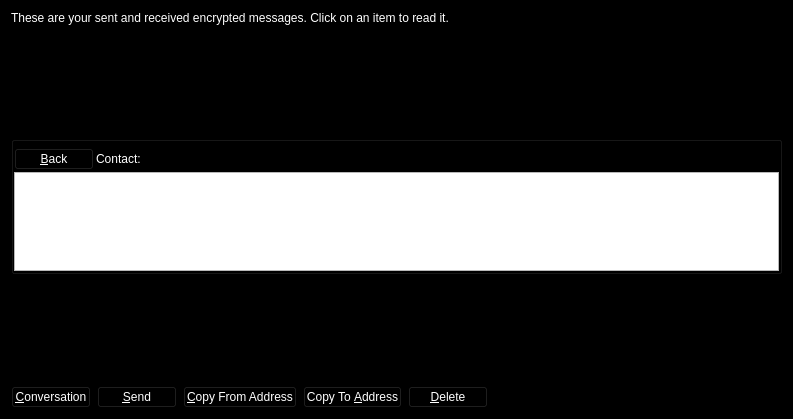
<?xml version="1.0" encoding="UTF-8"?>
<ui version="4.0">
 <class>MessagePage</class>
 <widget class="QWidget" name="MessagePage">
  <property name="geometry">
   <rect>
    <x>0</x>
    <y>0</y>
    <width>793</width>
    <height>419</height>
   </rect>
  </property>
  <property name="palette">
   <palette>
    <active>
     <colorrole role="WindowText">
      <brush brushstyle="SolidPattern">
       <color alpha="255">
        <red>255</red>
        <green>255</green>
        <blue>255</blue>
       </color>
      </brush>
     </colorrole>
     <colorrole role="Button">
      <brush brushstyle="SolidPattern">
       <color alpha="255">
        <red>0</red>
        <green>0</green>
        <blue>0</blue>
       </color>
      </brush>
     </colorrole>
     <colorrole role="Light">
      <brush brushstyle="SolidPattern">
       <color alpha="255">
        <red>0</red>
        <green>0</green>
        <blue>0</blue>
       </color>
      </brush>
     </colorrole>
     <colorrole role="Midlight">
      <brush brushstyle="SolidPattern">
       <color alpha="255">
        <red>0</red>
        <green>0</green>
        <blue>0</blue>
       </color>
      </brush>
     </colorrole>
     <colorrole role="Dark">
      <brush brushstyle="SolidPattern">
       <color alpha="255">
        <red>0</red>
        <green>0</green>
        <blue>0</blue>
       </color>
      </brush>
     </colorrole>
     <colorrole role="Mid">
      <brush brushstyle="SolidPattern">
       <color alpha="255">
        <red>0</red>
        <green>0</green>
        <blue>0</blue>
       </color>
      </brush>
     </colorrole>
     <colorrole role="Text">
      <brush brushstyle="SolidPattern">
       <color alpha="255">
        <red>255</red>
        <green>255</green>
        <blue>255</blue>
       </color>
      </brush>
     </colorrole>
     <colorrole role="BrightText">
      <brush brushstyle="SolidPattern">
       <color alpha="255">
        <red>255</red>
        <green>255</green>
        <blue>255</blue>
       </color>
      </brush>
     </colorrole>
     <colorrole role="ButtonText">
      <brush brushstyle="SolidPattern">
       <color alpha="255">
        <red>255</red>
        <green>255</green>
        <blue>255</blue>
       </color>
      </brush>
     </colorrole>
     <colorrole role="Base">
      <brush brushstyle="SolidPattern">
       <color alpha="255">
        <red>0</red>
        <green>0</green>
        <blue>0</blue>
       </color>
      </brush>
     </colorrole>
     <colorrole role="Window">
      <brush brushstyle="SolidPattern">
       <color alpha="255">
        <red>0</red>
        <green>0</green>
        <blue>0</blue>
       </color>
      </brush>
     </colorrole>
     <colorrole role="Shadow">
      <brush brushstyle="SolidPattern">
       <color alpha="255">
        <red>0</red>
        <green>0</green>
        <blue>0</blue>
       </color>
      </brush>
     </colorrole>
     <colorrole role="AlternateBase">
      <brush brushstyle="SolidPattern">
       <color alpha="255">
        <red>0</red>
        <green>0</green>
        <blue>0</blue>
       </color>
      </brush>
     </colorrole>
     <colorrole role="ToolTipBase">
      <brush brushstyle="SolidPattern">
       <color alpha="255">
        <red>255</red>
        <green>255</green>
        <blue>220</blue>
       </color>
      </brush>
     </colorrole>
     <colorrole role="ToolTipText">
      <brush brushstyle="SolidPattern">
       <color alpha="255">
        <red>0</red>
        <green>0</green>
        <blue>0</blue>
       </color>
      </brush>
     </colorrole>
    </active>
    <inactive>
     <colorrole role="WindowText">
      <brush brushstyle="SolidPattern">
       <color alpha="255">
        <red>255</red>
        <green>255</green>
        <blue>255</blue>
       </color>
      </brush>
     </colorrole>
     <colorrole role="Button">
      <brush brushstyle="SolidPattern">
       <color alpha="255">
        <red>0</red>
        <green>0</green>
        <blue>0</blue>
       </color>
      </brush>
     </colorrole>
     <colorrole role="Light">
      <brush brushstyle="SolidPattern">
       <color alpha="255">
        <red>0</red>
        <green>0</green>
        <blue>0</blue>
       </color>
      </brush>
     </colorrole>
     <colorrole role="Midlight">
      <brush brushstyle="SolidPattern">
       <color alpha="255">
        <red>0</red>
        <green>0</green>
        <blue>0</blue>
       </color>
      </brush>
     </colorrole>
     <colorrole role="Dark">
      <brush brushstyle="SolidPattern">
       <color alpha="255">
        <red>0</red>
        <green>0</green>
        <blue>0</blue>
       </color>
      </brush>
     </colorrole>
     <colorrole role="Mid">
      <brush brushstyle="SolidPattern">
       <color alpha="255">
        <red>0</red>
        <green>0</green>
        <blue>0</blue>
       </color>
      </brush>
     </colorrole>
     <colorrole role="Text">
      <brush brushstyle="SolidPattern">
       <color alpha="255">
        <red>255</red>
        <green>255</green>
        <blue>255</blue>
       </color>
      </brush>
     </colorrole>
     <colorrole role="BrightText">
      <brush brushstyle="SolidPattern">
       <color alpha="255">
        <red>255</red>
        <green>255</green>
        <blue>255</blue>
       </color>
      </brush>
     </colorrole>
     <colorrole role="ButtonText">
      <brush brushstyle="SolidPattern">
       <color alpha="255">
        <red>255</red>
        <green>255</green>
        <blue>255</blue>
       </color>
      </brush>
     </colorrole>
     <colorrole role="Base">
      <brush brushstyle="SolidPattern">
       <color alpha="255">
        <red>0</red>
        <green>0</green>
        <blue>0</blue>
       </color>
      </brush>
     </colorrole>
     <colorrole role="Window">
      <brush brushstyle="SolidPattern">
       <color alpha="255">
        <red>0</red>
        <green>0</green>
        <blue>0</blue>
       </color>
      </brush>
     </colorrole>
     <colorrole role="Shadow">
      <brush brushstyle="SolidPattern">
       <color alpha="255">
        <red>0</red>
        <green>0</green>
        <blue>0</blue>
       </color>
      </brush>
     </colorrole>
     <colorrole role="AlternateBase">
      <brush brushstyle="SolidPattern">
       <color alpha="255">
        <red>0</red>
        <green>0</green>
        <blue>0</blue>
       </color>
      </brush>
     </colorrole>
     <colorrole role="ToolTipBase">
      <brush brushstyle="SolidPattern">
       <color alpha="255">
        <red>255</red>
        <green>255</green>
        <blue>220</blue>
       </color>
      </brush>
     </colorrole>
     <colorrole role="ToolTipText">
      <brush brushstyle="SolidPattern">
       <color alpha="255">
        <red>0</red>
        <green>0</green>
        <blue>0</blue>
       </color>
      </brush>
     </colorrole>
    </inactive>
    <disabled>
     <colorrole role="WindowText">
      <brush brushstyle="SolidPattern">
       <color alpha="255">
        <red>0</red>
        <green>0</green>
        <blue>0</blue>
       </color>
      </brush>
     </colorrole>
     <colorrole role="Button">
      <brush brushstyle="SolidPattern">
       <color alpha="255">
        <red>0</red>
        <green>0</green>
        <blue>0</blue>
       </color>
      </brush>
     </colorrole>
     <colorrole role="Light">
      <brush brushstyle="SolidPattern">
       <color alpha="255">
        <red>0</red>
        <green>0</green>
        <blue>0</blue>
       </color>
      </brush>
     </colorrole>
     <colorrole role="Midlight">
      <brush brushstyle="SolidPattern">
       <color alpha="255">
        <red>0</red>
        <green>0</green>
        <blue>0</blue>
       </color>
      </brush>
     </colorrole>
     <colorrole role="Dark">
      <brush brushstyle="SolidPattern">
       <color alpha="255">
        <red>0</red>
        <green>0</green>
        <blue>0</blue>
       </color>
      </brush>
     </colorrole>
     <colorrole role="Mid">
      <brush brushstyle="SolidPattern">
       <color alpha="255">
        <red>0</red>
        <green>0</green>
        <blue>0</blue>
       </color>
      </brush>
     </colorrole>
     <colorrole role="Text">
      <brush brushstyle="SolidPattern">
       <color alpha="255">
        <red>0</red>
        <green>0</green>
        <blue>0</blue>
       </color>
      </brush>
     </colorrole>
     <colorrole role="BrightText">
      <brush brushstyle="SolidPattern">
       <color alpha="255">
        <red>255</red>
        <green>255</green>
        <blue>255</blue>
       </color>
      </brush>
     </colorrole>
     <colorrole role="ButtonText">
      <brush brushstyle="SolidPattern">
       <color alpha="255">
        <red>0</red>
        <green>0</green>
        <blue>0</blue>
       </color>
      </brush>
     </colorrole>
     <colorrole role="Base">
      <brush brushstyle="SolidPattern">
       <color alpha="255">
        <red>0</red>
        <green>0</green>
        <blue>0</blue>
       </color>
      </brush>
     </colorrole>
     <colorrole role="Window">
      <brush brushstyle="SolidPattern">
       <color alpha="255">
        <red>0</red>
        <green>0</green>
        <blue>0</blue>
       </color>
      </brush>
     </colorrole>
     <colorrole role="Shadow">
      <brush brushstyle="SolidPattern">
       <color alpha="255">
        <red>0</red>
        <green>0</green>
        <blue>0</blue>
       </color>
      </brush>
     </colorrole>
     <colorrole role="AlternateBase">
      <brush brushstyle="SolidPattern">
       <color alpha="255">
        <red>0</red>
        <green>0</green>
        <blue>0</blue>
       </color>
      </brush>
     </colorrole>
     <colorrole role="ToolTipBase">
      <brush brushstyle="SolidPattern">
       <color alpha="255">
        <red>255</red>
        <green>255</green>
        <blue>220</blue>
       </color>
      </brush>
     </colorrole>
     <colorrole role="ToolTipText">
      <brush brushstyle="SolidPattern">
       <color alpha="255">
        <red>0</red>
        <green>0</green>
        <blue>0</blue>
       </color>
      </brush>
     </colorrole>
    </disabled>
   </palette>
  </property>
  <property name="windowTitle">
   <string>Address Book</string>
  </property>
  <layout class="QVBoxLayout" name="verticalLayout_2">
   <item>
    <widget class="QLabel" name="labelExplanation">
     <property name="text">
      <string>These are your sent and received encrypted messages. Click on an item to read it.</string>
     </property>
     <property name="textFormat">
      <enum>Qt::PlainText</enum>
     </property>
     <property name="wordWrap">
      <bool>true</bool>
     </property>
    </widget>
   </item>
   <item>
    <widget class="QTableView" name="tableView">
     <property name="contextMenuPolicy">
      <enum>Qt::CustomContextMenu</enum>
     </property>
     <property name="toolTip">
      <string>Click on a message to view it</string>
     </property>
     <property name="tabKeyNavigation">
      <bool>false</bool>
     </property>
     <property name="alternatingRowColors">
      <bool>true</bool>
     </property>
     <property name="selectionMode">
      <enum>QAbstractItemView::SingleSelection</enum>
     </property>
     <property name="selectionBehavior">
      <enum>QAbstractItemView::SelectRows</enum>
     </property>
     <property name="sortingEnabled">
      <bool>true</bool>
     </property>
     <attribute name="verticalHeaderVisible">
      <bool>false</bool>
     </attribute>
    </widget>
   </item>
   <item>
    <layout class="QVBoxLayout" name="verticalLayout">
     <item>
      <widget class="QGroupBox" name="messageDetails">
       <property name="title">
        <string/>
       </property>
       <layout class="QVBoxLayout" name="verticalLayout_4">
        <property name="spacing">
         <number>2</number>
        </property>
        <property name="leftMargin">
         <number>0</number>
        </property>
        <property name="topMargin">
         <number>6</number>
        </property>
        <property name="rightMargin">
         <number>0</number>
        </property>
        <property name="bottomMargin">
         <number>0</number>
        </property>
        <item>
         <layout class="QHBoxLayout" name="horizontalLayout_3">
          <item>
           <widget class="QPushButton" name="backButton">
            <property name="text">
             <string>&amp;Back</string>
            </property>
            <property name="icon">
             <iconset resource="../bitcoin.qrc">
              <normaloff>:/icons/quit</normaloff>:/icons/quit</iconset>
            </property>
           </widget>
          </item>
          <item>
           <widget class="QLabel" name="labelContact">
            <property name="text">
             <string>Contact:</string>
            </property>
           </widget>
          </item>
          <item>
           <widget class="QLabel" name="contactLabel">
            <property name="text">
             <string/>
            </property>
           </widget>
          </item>
          <item>
           <spacer name="horizontalSpacer_3">
            <property name="orientation">
             <enum>Qt::Horizontal</enum>
            </property>
            <property name="sizeHint" stdset="0">
             <size>
              <width>40</width>
              <height>20</height>
             </size>
            </property>
           </spacer>
          </item>
         </layout>
        </item>
        <item>
         <widget class="QListView" name="listConversation">
          <property name="styleSheet">
           <string notr="true">#listConversation { color: #000000; }</string>
          </property>
         </widget>
        </item>
        <item>
         <layout class="QVBoxLayout" name="verticalLayout_3"/>
        </item>
       </layout>
      </widget>
     </item>
     <item>
      <widget class="MRichTextEdit" name="messageEdit" native="true">
       <property name="minimumSize">
        <size>
         <width>0</width>
         <height>100</height>
        </size>
       </property>
      </widget>
     </item>
     <item>
      <layout class="QHBoxLayout" name="horizontalLayout">
       <item>
        <widget class="QPushButton" name="newButton">
         <property name="text">
          <string>&amp;Conversation</string>
         </property>
         <property name="icon">
          <iconset resource="../bitcoin.qrc">
           <normaloff>:/icons/add</normaloff>:/icons/add</iconset>
         </property>
        </widget>
       </item>
       <item>
        <widget class="QPushButton" name="sendButton">
         <property name="toolTip">
          <string>Sign a message to prove you own a Buysell address</string>
         </property>
         <property name="text">
          <string>&amp;Send</string>
         </property>
         <property name="icon">
          <iconset resource="../bitcoin.qrc">
           <normaloff>:/icons/send</normaloff>:/icons/send</iconset>
         </property>
        </widget>
       </item>
       <item>
        <widget class="QPushButton" name="copyFromAddressButton">
         <property name="toolTip">
          <string>Copy the currently selected address to the system clipboard</string>
         </property>
         <property name="text">
          <string>&amp;Copy From Address</string>
         </property>
         <property name="icon">
          <iconset resource="../bitcoin.qrc">
           <normaloff>:/icons/editcopy</normaloff>:/icons/editcopy</iconset>
         </property>
        </widget>
       </item>
       <item>
        <widget class="QPushButton" name="copyToAddressButton">
         <property name="toolTip">
          <string>Copy the currently selected address to the system clipboard</string>
         </property>
         <property name="text">
          <string>Copy To &amp;Address</string>
         </property>
         <property name="icon">
          <iconset resource="../bitcoin.qrc">
           <normaloff>:/icons/editcopy</normaloff>:/icons/editcopy</iconset>
         </property>
        </widget>
       </item>
       <item>
        <widget class="QPushButton" name="deleteButton">
         <property name="toolTip">
          <string>Delete the currently selected address from the list</string>
         </property>
         <property name="text">
          <string>&amp;Delete</string>
         </property>
         <property name="icon">
          <iconset resource="../bitcoin.qrc">
           <normaloff>:/icons/remove</normaloff>:/icons/remove</iconset>
         </property>
        </widget>
       </item>
       <item>
        <spacer name="horizontalSpacer">
         <property name="orientation">
          <enum>Qt::Horizontal</enum>
         </property>
         <property name="sizeHint" stdset="0">
          <size>
           <width>40</width>
           <height>20</height>
          </size>
         </property>
        </spacer>
       </item>
      </layout>
     </item>
    </layout>
   </item>
  </layout>
 </widget>
 <customwidgets>
  <customwidget>
   <class>MRichTextEdit</class>
   <extends>QWidget</extends>
   <header>mrichtextedit.h</header>
   <container>1</container>
  </customwidget>
 </customwidgets>
 <resources>
  <include location="../bitcoin.qrc"/>
 </resources>
 <connections/>
</ui>
